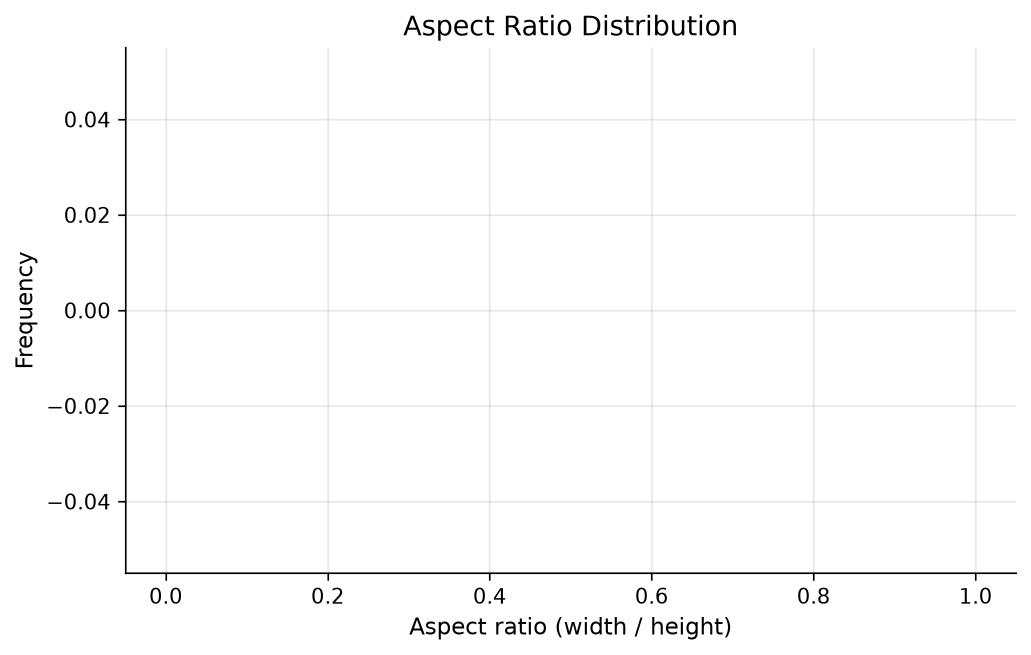
#> input picture reports/figures/dataset_A/aspect_ratio_distribution.png, 2062 x 1310 px (shown at 1/2 size)
$ python run_quality_check.py   (older library calls are emulated)
#> lines starting #> are read from the running program, lines starting #| are printed output that depends on the picture
### src/alpr_dataset/annotations/loader.py
"""High-level loader: given a DatasetSpec, produce a list[ImageAnnotation].

This is the single integration point that every downstream module (EDA,
quality, harmonization, preprocessing, statistics, splitting) uses to get
a uniform view of a dataset, regardless of its original annotation format.
"""

from __future__ import annotations

import logging

from alpr_dataset.annotations.parsers import (
    parse_annotation_file,
    parse_coco_json,
    parse_csv_annotations,
)
from alpr_dataset.annotations.schema import ImageAnnotation
from alpr_dataset.config import DatasetSpec
from alpr_dataset.io_utils import list_annotations, list_images

logger = logging.getLogger("alpr_dataset")


def load_dataset_annotations(spec: DatasetSpec) -> list[ImageAnnotation]:
    """Load all per-image annotations for a configured dataset.

    Dispatches on `spec.annotation_format`:
      - "yolo" / "voc_xml": one annotation file per image, matched by stem.
      - "coco_json": a single JSON file somewhere under the dataset root.
      - "csv": a single CSV file somewhere under the dataset root.
    """
    images_root = spec.root / spec.image_subdir if spec.image_subdir else spec.root
    annotations_root = (
        spec.root / spec.annotation_subdir if spec.annotation_subdir else spec.root
    )

    images = list_images(images_root)

    if spec.annotation_format in ("yolo", "voc_xml"):
        annotations = list_annotations(annotations_root)
        by_stem = {p.stem: p for p in annotations}
        results: list[ImageAnnotation] = []
        for img_path in images:
            ann_path = by_stem.get(img_path.stem)
            if ann_path is None:
                logger.debug("No annotation found for image %s", img_path)
                continue
            parsed = parse_annotation_file(
                ann_path, img_path, spec.name, spec.annotation_format, spec.class_map
            )
            if parsed is not None:
                results.append(parsed)
        return results

    if spec.annotation_format == "coco_json":
        json_candidates = list(annotations_root.rglob("*.json"))
        if not json_candidates:
            logger.warning("No COCO JSON file found under %s", annotations_root)
            return []
        return parse_coco_json(json_candidates[0], images_root, spec.name)

    if spec.annotation_format == "csv":
        csv_candidates = list(annotations_root.rglob("*.csv"))
        if not csv_candidates:
            logger.warning("No CSV annotation file found under %s", annotations_root)
            return []
        return parse_csv_annotations(csv_candidates[0], images_root, spec.name)

    logger.warning(
        "Unknown annotation_format '%s' for dataset '%s' — returning image-only "
        "records with zero boxes.",
        spec.annotation_format,
        spec.name,
    )
    from alpr_dataset.io_utils import build_image_meta

    results = []
    for img_path in images:
        meta = build_image_meta(img_path, spec.name)
        if meta is None:
            continue
        results.append(
            ImageAnnotation(
                image_path=img_path,
                annotation_path=None,
                image_width=meta.width,
                image_height=meta.height,
                dataset_name=spec.name,
                boxes=[],
                source_format="unknown",
            )
        )
    return results

### src/alpr_dataset/io_utils.py
"""Shared filesystem and image I/O utilities.

Centralizing these helpers avoids duplicated file-walking / image-loading
logic across the inspection, EDA, quality, harmonization and preprocessing
modules (SOLID: single responsibility + DRY).
"""

from __future__ import annotations

import hashlib
from dataclasses import dataclass
from pathlib import Path

import cv2
import numpy as np

IMAGE_EXTENSIONS = {".jpg", ".jpeg", ".png", ".bmp", ".tif", ".tiff", ".webp"}
ANNOTATION_EXTENSIONS = {".txt", ".xml", ".json", ".csv"}


def list_files(root: Path, extensions: set[str] | None = None) -> list[Path]:
    """Recursively list files under root, optionally filtered by extension.

    Args:
        root: Directory to search.
        extensions: Set of lowercase extensions (with leading dot), e.g. {".jpg"}.
                    If None, all files are returned.

    Returns:
        Sorted list of matching file paths.
    """
    root = Path(root)
    if not root.exists():
        return []
    files = [p for p in root.rglob("*") if p.is_file()]
    if extensions:
        files = [p for p in files if p.suffix.lower() in extensions]
    return sorted(files)


def list_images(root: Path) -> list[Path]:
    return list_files(root, IMAGE_EXTENSIONS)


def list_annotations(root: Path) -> list[Path]:
    return list_files(root, ANNOTATION_EXTENSIONS)


def safe_read_image(path: Path) -> np.ndarray | None:
    """Read an image with OpenCV, returning None (not raising) on failure.

    Uses np.fromfile + cv2.imdecode to correctly support unicode / Arabic
    paths on all platforms, which cv2.imread can mishandle on Windows.
    """
    try:
        data = np.fromfile(str(path), dtype=np.uint8)
        if data.size == 0:
            return None
        img = cv2.imdecode(data, cv2.IMREAD_UNCHANGED)
#> img is the input picture: shape (1310, 2062, 4); mean B, G, R, A 251.4, 251.4, 251.4, 255
        return img
    except Exception:
        return None


# [8 lines left out: function is_image_corrupted, not called in this run]


def md5_of_file(path: Path, chunk_size: int = 65536) -> str:
    """Compute the MD5 hash of a file's raw bytes (for exact-duplicate detection)."""
    h = hashlib.md5()
    with open(path, "rb") as f:
        while chunk := f.read(chunk_size):
            h.update(chunk)
    return h.hexdigest()


def ensure_dir(path: Path) -> Path:
    path = Path(path)
    path.mkdir(parents=True, exist_ok=True)
    return path


@dataclass
class ImageMeta:
    """Lightweight container for per-image metadata used across modules."""

    path: Path
    width: int
    height: int
    channels: int
    file_size_bytes: int
    dataset_name: str

    @property
    def aspect_ratio(self) -> float:
        return self.width / self.height if self.height else 0.0

    @property
    def resolution(self) -> int:
        return self.width * self.height


# [18 lines left out: function build_image_meta, not called in this run]

### src/alpr_dataset/inspection/image_stats.py
"""Per-image statistical measurements.

Computes resolution, aspect ratio, color space, file size, brightness,
contrast, blur / sharpness, and entropy for a single image. Shared by the
inspection report (Part 1), EDA figures (Part 2) and quality checks (Part 3).
"""

from __future__ import annotations

from dataclasses import dataclass
from pathlib import Path

import cv2
import numpy as np

from alpr_dataset.io_utils import safe_read_image


@dataclass
class ImageStats:
    path: Path
    width: int
    height: int
    channels: int
    color_space: str  # "grayscale", "RGB", "RGBA", "unknown"
    file_size_bytes: int
    brightness_mean: float
    contrast_std: float
    blur_score: float  # variance of Laplacian; lower = blurrier
    sharpness_score: float  # mean Sobel gradient magnitude; higher = sharper
    entropy: float
    is_corrupted: bool = False


def _shannon_entropy(gray: np.ndarray) -> float:
    hist = cv2.calcHist([gray], [0], None, [256], [0, 256]).flatten()
    hist = hist / (hist.sum() + 1e-12)
    hist = hist[hist > 0]
    return float(-np.sum(hist * np.log2(hist)))


def compute_image_stats(path: Path) -> ImageStats:
    """Compute the full statistics bundle for a single image path.

    Never raises — returns is_corrupted=True with zeroed fields on failure,
    so batch pipelines can continue past broken files.
    """
    img = safe_read_image(path)
    if img is None:
        return ImageStats(
            path=path,
            width=0,
            height=0,
            channels=0,
            color_space="unknown",
            file_size_bytes=path.stat().st_size if path.exists() else 0,
            brightness_mean=0.0,
            contrast_std=0.0,
            blur_score=0.0,
            sharpness_score=0.0,
            entropy=0.0,
            is_corrupted=True,
        )

    if img.ndim == 2:
        h, w = img.shape
        c = 1
        color_space = "grayscale"
        gray = img
    else:
        h, w, c = img.shape
        color_space = {1: "grayscale", 3: "RGB", 4: "RGBA"}.get(c, "unknown")
        gray = cv2.cvtColor(img, cv2.COLOR_BGR2GRAY) if c >= 3 else img[:, :, 0]

    laplacian_var = float(cv2.Laplacian(gray, cv2.CV_64F).var())
#> laplacian_var = 535.2
    sobel_x = cv2.Sobel(gray, cv2.CV_64F, 1, 0, ksize=3)
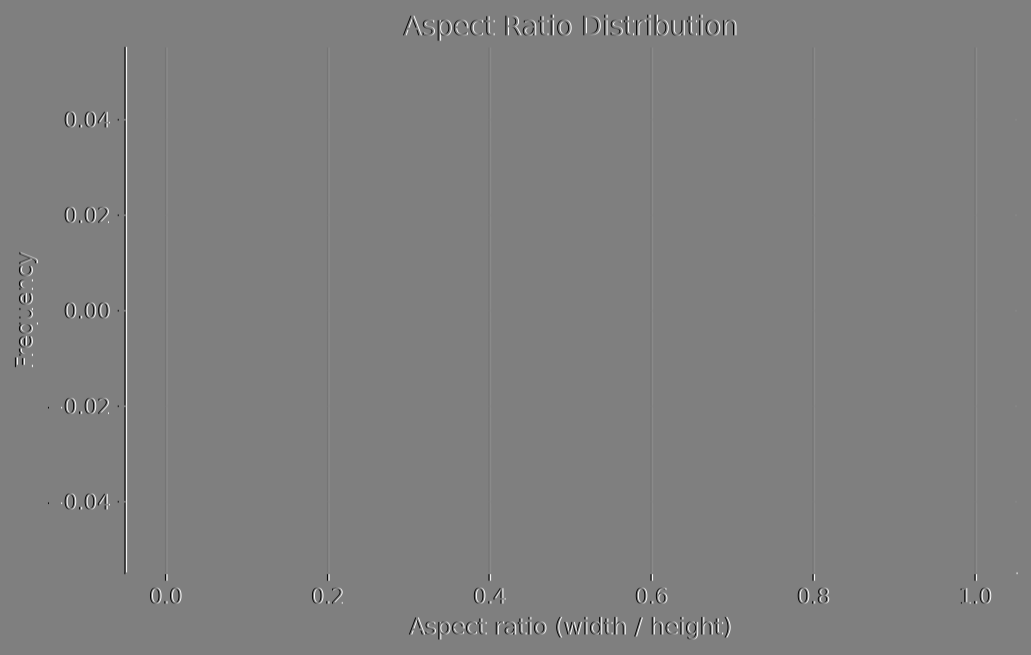
#> sobel_x: shape (1310, 2062) float64 (shown at 1/2 size); min -1020, max 1020, mean 0; drawn with min black and max white
    sobel_y = cv2.Sobel(gray, cv2.CV_64F, 0, 1, ksize=3)
    sharpness = float(np.sqrt(sobel_x**2 + sobel_y**2).mean())
#> sharpness = 15.51
#> (the rest of the program and of its run is left out)
